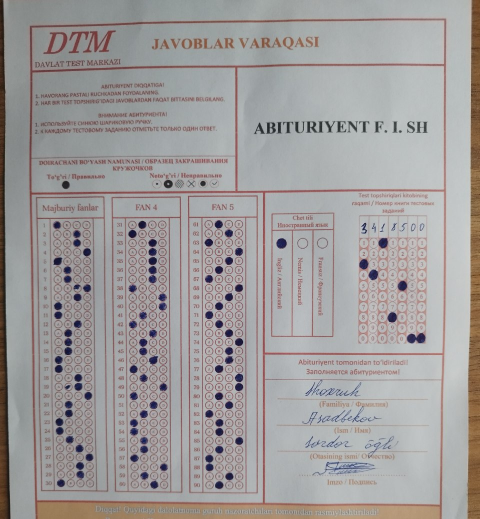
#> input picture documents/file_2.jpg, 959 x 1037 px, found by its file name (shown at 1/2 size)
$ python -i read_answer.py   (imports and definitions only)
#> lines starting #> are read from the running program, lines starting #| are printed output that depends on the picture; after the words box and inside, x2 and y2 are one past the last pixel; in counts of white or black regions, pixels touching at a corner belong together
### handlers/users/answer_sheet/functions/helper.py
import cv2
import numpy as np


# finding approximate contours
def get_rect_cnts(contours):
    rect_cnts = []
    for cnt in contours:
        # approximate the contour
        peri = cv2.arcLength(cnt, True)
        approx = cv2.approxPolyDP(cnt, 0.02 * peri, True)
        # if the approximated contour is a rectangle ...
        if len(approx) == 4:
            # append it to our list
            rect_cnts.append(approx)
    # sort the contours from biggest to smallest
    rect_cnts = sorted(rect_cnts, key=cv2.contourArea, reverse=True)

    return rect_cnts


white = (255, 255, 255)


# Define a function to create a mask for a given contour
def create_contour_mask(image_shape, contour):
        mask = np.zeros(image_shape[:2], dtype=np.uint8)
        cv2.drawContours(mask, [contour], -1, white, -1)
        return mask


# the function to view the results of the read image
# [9 lines left out: function show_images, not called in this run]


# Sort the read answers by y coordinate from 1-30
def answers(find_y_coords):
    find_answer_numbers = []
    for find_y_coord in find_y_coords:
        if 60 < find_y_coord['Center'][1] < 80:
            answer = {1: find_y_coord['Answer Option']}
            find_answer_numbers.append(answer)
        elif 85 < find_y_coord['Center'][1] < 110:
            answer = {2: find_y_coord['Answer Option']}
            find_answer_numbers.append(answer)
        elif 115 < find_y_coord['Center'][1] < 135:
            answer = {3: find_y_coord['Answer Option']}
            find_answer_numbers.append(answer)
        elif 140 < find_y_coord['Center'][1] < 160:
            answer = {4: find_y_coord['Answer Option']}
            find_answer_numbers.append(answer)
        elif 170 < find_y_coord['Center'][1] < 190:
            answer = {5: find_y_coord['Answer Option']}
            find_answer_numbers.append(answer)
        elif 195 < find_y_coord['Center'][1] < 220:
            answer = {6: find_y_coord['Answer Option']}
            find_answer_numbers.append(answer)
        elif 225 < find_y_coord['Center'][1] < 245:
            answer = {7: find_y_coord['Answer Option']}
            find_answer_numbers.append(answer)
        elif 250 < find_y_coord['Center'][1] < 270:
            answer = {8: find_y_coord['Answer Option']}
            find_answer_numbers.append(answer)
        elif 275 < find_y_coord['Center'][1] < 305:
            answer = {9: find_y_coord['Answer Option']}
            find_answer_numbers.append(answer)
        elif 310 < find_y_coord['Center'][1] < 335:
            answer = {10: find_y_coord['Answer Option']}
            find_answer_numbers.append(answer)
        elif 335 < find_y_coord['Center'][1] < 360:
            answer = {11: find_y_coord['Answer Option']}
            find_answer_numbers.append(answer)
        elif 365 < find_y_coord['Center'][1] < 390:
            answer = {12: find_y_coord['Answer Option']}
            find_answer_numbers.append(answer)
        elif 390 < find_y_coord['Center'][1] < 415:
            answer = {13: find_y_coord['Answer Option']}
            find_answer_numbers.append(answer)
        elif 420 < find_y_coord['Center'][1] < 445:
            answer = {14: find_y_coord['Answer Option']}
            find_answer_numbers.append(answer)
        elif 450 < find_y_coord['Center'][1] < 475:
            answer = {15: find_y_coord['Answer Option']}
            find_answer_numbers.append(answer)
        elif 475 < find_y_coord['Center'][1] < 500:
            answer = {16: find_y_coord['Answer Option']}
            find_answer_numbers.append(answer)
        elif 505 < find_y_coord['Center'][1] < 525:
            answer = {17: find_y_coord['Answer Option']}
            find_answer_numbers.append(answer)
        elif 530 < find_y_coord['Center'][1] < 555:
            answer = {18: find_y_coord['Answer Option']}
            find_answer_numbers.append(answer)
        elif 555 < find_y_coord['Center'][1] < 580:
            answer = {19: find_y_coord['Answer Option']}
            find_answer_numbers.append(answer)
        elif 585 < find_y_coord['Center'][1] < 615:
            answer = {20: find_y_coord['Answer Option']}
            find_answer_numbers.append(answer)
        elif 615 < find_y_coord['Center'][1] < 640:
            answer = {21: find_y_coord['Answer Option']}
            find_answer_numbers.append(answer)
        elif 645 < find_y_coord['Center'][1] < 665:
            answer = {22: find_y_coord['Answer Option']}
            find_answer_numbers.append(answer)
        elif 670 < find_y_coord['Center'][1] < 695:
            answer = {23: find_y_coord['Answer Option']}
            find_answer_numbers.append(answer)
        elif 700 < find_y_coord['Center'][1] < 725:
            answer = {24: find_y_coord['Answer Option']}
            find_answer_numbers.append(answer)
        elif 725 < find_y_coord['Center'][1] < 755:
            answer = {25: find_y_coord['Answer Option']}
            find_answer_numbers.append(answer)
        elif 755 < find_y_coord['Center'][1] < 780:
            answer = {26: find_y_coord['Answer Option']}
            find_answer_numbers.append(answer)
        elif 785 < find_y_coord['Center'][1] < 815:
            answer = {27: find_y_coord['Answer Option']}
            find_answer_numbers.append(answer)
        elif 815 < find_y_coord['Center'][1] < 840:
            answer = {28: find_y_coord['Answer Option']}
            find_answer_numbers.append(answer)
        elif 840 < find_y_coord['Center'][1] < 865:
            answer = {29: find_y_coord['Answer Option']}
            find_answer_numbers.append(answer)
        elif 865 < find_y_coord['Center'][1] < 900:
            answer = {30: find_y_coord['Answer Option']}
            find_answer_numbers.append(answer)
        else:
            find_answer_numbers.append(' * ')
    return find_answer_numbers


# put * for answers not found and broken answers
def replace_with_asterisk(answers_):
    all_numbers = set(range(1, 31))

    answered_numbers = {list(answer.keys())[0] for answer in answers_}

    missing_numbers = all_numbers - answered_numbers

    for num in missing_numbers:
        answers_.append({num: '*'})

    sorted_answers = sorted(answers_, key=lambda x: list(x.keys())[0])
    return sorted_answers


# delete if multiple answers are marked for one question
def remove_duplicates(sorted_answers):
    duplicated_keys = [list(answer.keys())[0] for answer in sorted_answers]
    unique_keys = set(key for key in duplicated_keys if duplicated_keys.count(key) > 1)

    unique_answers = [answer for answer in sorted_answers if list(answer.keys())[0] not in unique_keys]

    return unique_answers

### handlers/users/answer_sheet/functions/find_book_number.py
import numpy as np
import cv2
from .helper import get_rect_cnts, create_contour_mask, show_images


def find_book_number(image):
    # find contours on the document
    gray_doc = cv2.cvtColor(image, cv2.COLOR_BGR2GRAY)
    blur_doc = cv2.GaussianBlur(gray_doc, (5, 5), 0)
    edge_doc = cv2.Canny(blur_doc, 10, 70)
    contours, _ = cv2.findContours(edge_doc, cv2.RETR_EXTERNAL, cv2.CHAIN_APPROX_SIMPLE)

    # finding approximate contours
    rect_cnts = get_rect_cnts(contours)

    # find book_num_contours
    find_book_num_cnt = rect_cnts[0]

    # Now, use the sorted contours to extract the cut-out regions
    cut_book_number = cv2.bitwise_and(image, image,  mask=create_contour_mask(image.shape, find_book_num_cnt))

    # show_images(['Cut Out findbook number'], [cut_book_number])

    # cooredinates of the biggest contour
    # I added 4 and 10 pixels to x and y, and removed 4 pixels from x_W and y_H to make
    # sure we are inside the contour and not take the border of the biggest contour
    x, y = find_book_num_cnt[0][0][0] + 4, find_book_num_cnt[0][0][1] + 10
    x_w, y_h = find_book_num_cnt[2][0][0] - 4, find_book_num_cnt[2][0][1] - 4

    # Use the adjusted coordinates for cropping the regions
    cut_book_number = cut_book_number[y:y_h, x:x_w]

    # Load the image of the DTM book number
    book_num_img = cut_book_number

    try:
        if not book_num_img.size == 0:
            book_num_img = cv2.resize(book_num_img, (250, 500))
            # Convert the book_num_img to grayscale
            gray_book_num_img = cv2.cvtColor(book_num_img, cv2.COLOR_BGR2GRAY)

            # Apply histogram equalization
            equalized_book_num_img = cv2.equalizeHist(gray_book_num_img)

            # Merge the equalized image back to the original color format
            equalized_book_num_img = cv2.merge([equalized_book_num_img, equalized_book_num_img, equalized_book_num_img])

            # Display the image with detected circles and enhanced contrast
            # cv2.imshow('Equalized Image', equalized_book_num_img)
            cv2.waitKey(0)
            cv2.destroyAllWindows()
        else:
            return '0000000'
    except UnboundLocalError:
        return '0000000'

    # Use Hough Circle Transform to detect circles
    circles = cv2.HoughCircles(
        gray_book_num_img,
        cv2.HOUGH_GRADIENT,
        dp=10.5,
        minDist=20,
        param1=50,
        param2=30,
        minRadius=10,
        maxRadius=20
    )

    # save some data
    circle_info = []
    find_y_coords = []

    # Define the y-coordinate threshold
    y_threshold = 70

    # Draw circles on the original image and collect information
    if circles is not None:
        circles = np.uint16(np.around(circles))
        for i in circles[0, :]:
            # Get the coordinates and radius
            center = (i[0], i[1])
            radius = i[2]

            # Check if the circle's center is below the y-coordinate threshold
            if center[1] > y_threshold:
                # Ensure the ROI is within the image boundaries
                roi_top = max(i[1] - radius, 0)
                roi_bottom = min(i[1] + radius, book_num_img.shape[0])
                roi_left = max(i[0] - radius, 0)
                roi_right = min(i[0] + radius, book_num_img.shape[1])

                # Extract the region of interest (ROI) for the current circle
                roi = book_num_img[roi_top:roi_bottom, roi_left:roi_right]

                # Check if the ROI is not empty before calculating the mean
                if roi.size > 0:
                    # Calculate the mean color of the ROI
                    mean_color = np.mean(roi, axis=(0, 1))

                    # Check if the mean color is close to black (adjust the threshold as needed)
                    if mean_color[0] < 100 and mean_color[1] < 100 and mean_color[2] < 100:
                        # Determine the answer option based on the x-coordinate of the center
                        if 80 < center[1] < 120:
                            option = '1'
                        elif 120 < center[1] < 160:
                            option = '2'
                        elif 160 < center[1] < 200:
                            option = '3'
                        elif 200 < center[1] < 245:
                            option = '4'
                        elif 245 < center[1] < 290:
                            option = '5'
                        elif 290 < center[1] < 330:
                            option = '6'
                        elif 330 < center[1] < 370:
                            option = '7'
                        elif 370 < center[1] < 410:
                            option = '8'
                        elif 410 < center[1] < 455:
                            option = '9'
                        elif 455 < center[1] < 500:
                            option = '0'
                        else:
                            option = None

                        # Collect information about the circle and its corresponding answer option
                        circle_info.append({"Center": center, "Radius": radius, "Answer Option": option})
                        # Draw the circle on a copy of the original image
                        cv2.circle(book_num_img, center, radius, (0, 255, 0), 2)  # Green circles
                        cv2.circle(book_num_img, center, 2, (0, 0, 255), 3)  # Red center dots
    # Sort the circle_info based on x-coordinate
    sorted_circle_info = sorted(circle_info, key=lambda x: x['Center'][0])

    book_number = ''
    data = 'No result'
    try:
        for i in range(len(sorted_circle_info)):
            book_number += sorted_circle_info[i]['Answer Option']
        data = book_number
    except:
        return data

    return data

### handlers/users/answer_sheet/functions/read_answer.py
import numpy as np
import cv2
from imutils.perspective import four_point_transform
from .helper import answers, remove_duplicates, replace_with_asterisk, show_images, get_rect_cnts, create_contour_mask
from .find_book_number import find_book_number


def answer_sheet(image_file):
#> called with image_file = '../../../../documents/file_2.jpg'
    try:
        # declare some variables
        height = 800
        width = 600
        green = (0, 255, 0)
        red = (0, 0, 255)
        white = (255, 255, 255)

        # image path
        img_path = f'/home/nazarbek/Portfolio/Check-answer-sheet/{image_file}'

        # image imread and resize
        img = cv2.imread(img_path)
#> img is the input picture: shape (1037, 959, 3); mean B, G, R 156.3, 156.4, 160
        img = cv2.resize(img, (width, height))
#> img: shape (800, 600, 3)

        # convert the image to grayscale and equalize the brightness
        gray_img = cv2.cvtColor(img, cv2.COLOR_BGR2GRAY)
        clahe = cv2.createCLAHE(clipLimit=2.0, tileGridSize=(8, 8))
        equalized_img = clahe.apply(gray_img)

        # save 2 sample images
        img_copy = img.copy()

        # to blur the image and detect edges
        blur_img = cv2.GaussianBlur(equalized_img, (5, 5), 0)
        edge_img = cv2.Canny(blur_img, 10, 70)
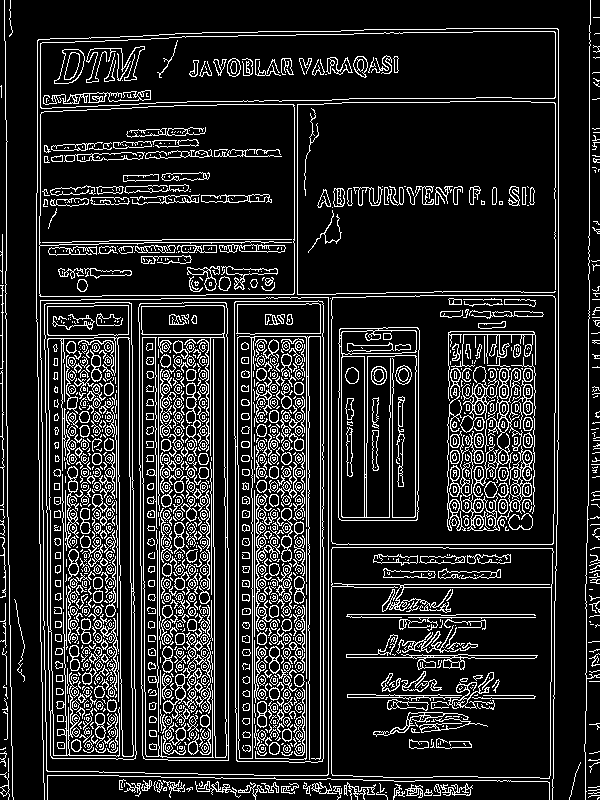
#> edge_img: shape (800, 600); 15% white in thin lines or dots

        # find the contours in the image
        contours, _ = cv2.findContours(edge_img, cv2.RETR_LIST, cv2.CHAIN_APPROX_NONE)
#> contours = 2759 contours, 1787 with area under 20; largest, box (x1, y1, x2, y2) and area: (40, 297, 329, 776) 135410, (40, 297, 329, 776) 135406, (331, 295, 556, 545) 55475, (331, 295, 556, 545) 55472, (331, 547, 554, 779) 50322

        # draw the contours
        cv2.drawContours(img, contours, -1, green, 1)
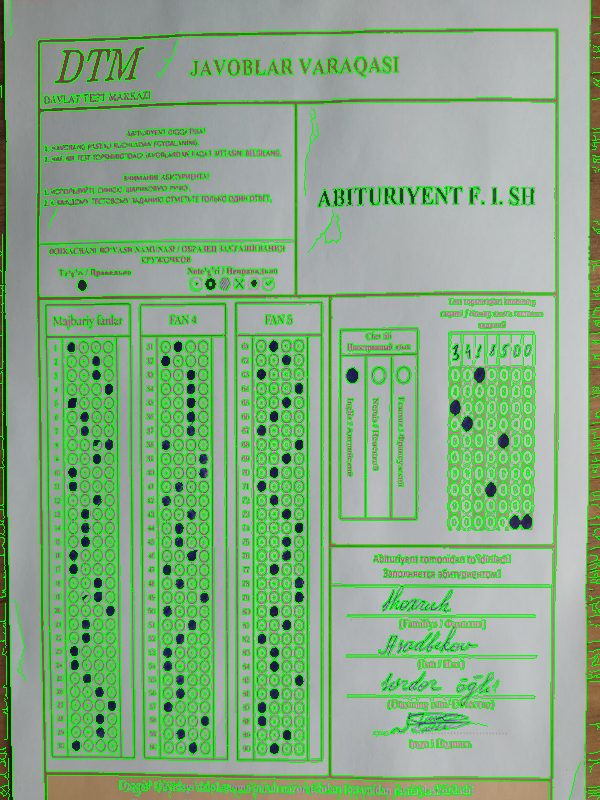
#> img: shape (800, 600, 3); mean B, G, R 133.9, 172.3, 136
        # show_images(['image'], [img])

        rect_cnts = get_rect_cnts(contours)
#> the loop in get_rect_cnts, `for cnt in contours:` made 2759 passes
#> peri on passes 4 to 6: 11.07, 19.9, 24.49
#> after the loop in get_rect_cnts, `for cnt in contours:`: rect_cnts = 212 contours, 175 with area under 20; largest, box (x1, y1, x2, y2) and area: (40, 297, 329, 775) 134853, (40, 297, 329, 774) 134100, (332, 296, 555, 545) 54587, (331, 297, 556, 545) 54151, (332, 547, 553, 779) 50040
        # warp perspective to get the top-down view of the document
        document = four_point_transform(img_copy, rect_cnts[0].reshape(4, 2))
        document1 = four_point_transform(img_copy, rect_cnts[2].reshape(4, 2))

        # marked answers and test book number contour pictures
        doc_copy = document.copy()
        book_num_image = document1.copy()

        # find book number
        """
            Through this function we can read the
            'Test Book Number' in the answer sheet.
        """
        find_book_num = find_book_number(book_num_image)
#> in find_book_number, `edge_doc = cv2.Canny(blur_doc, 10, 70)`:
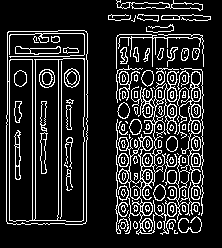
#> edge_doc: shape (248, 222); 15.7% white in thin lines or dots, all inside (x1, y1, x2, y2) = (6, 0, 211, 235)
#> in find_book_number, `contours, _ = cv2.findContours(edge_doc, cv2.RETR_EXTERNAL, cv2.CHAIN_..`: contours = 76 contours, 46 with area under 20; largest, box (x1, y1, x2, y2) and area: (6, 30, 88, 225) 15426, (118, 71, 179, 235) 2325, (153, 68, 204, 235) 653, (116, 0, 203, 11) 380, (177, 71, 201, 139) 360
#> the loop in get_rect_cnts (call 2), `for cnt in contours:` made 76 passes
#> peri on passes 1 to 8: 14.24, 19.66, 19.66, 19.07, 19.66, 19.07, 54.53, 153.4
#> after the loop in get_rect_cnts (call 2), `for cnt in contours:`: rect_cnts = 6 contours, 4 with area under 20; largest, box (x1, y1, x2, y2) and area: (7, 30, 87, 224) 14900, (162, 69, 203, 235) 1575
#> in find_book_number, `find_book_num_cnt = rect_cnts[0]`: find_book_num_cnt = [[84, 30], [7, 32], [7, 223], [86, 221]]
#> in find_book_number, `cut_book_number = cv2.bitwise_and(image, image,  mask=create_contour_m..`:
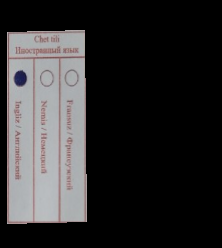
#> cut_book_number: shape (248, 222, 3); mean B, G, R 46.2, 45.6, 46.7
#> in find_book_number, `x, y = find_book_num_cnt[0][0][0] + 4, find_book_num_cnt[0][0][1] + 10`: x = 88; y = 40
#> in find_book_number, `x_w, y_h = find_book_num_cnt[2][0][0] - 4, find_book_num_cnt[2][0][1] ..`: x_w = 3; y_h = 219
#> in find_book_number, `cut_book_number = cut_book_number[y:y_h, x:x_w]`: cut_book_number = empty array
#> find_book_num = '0000000'
        print(f'Test kitob raqami: {find_book_num}')
#| Test kitob raqami: 0000000

        cv2.drawContours(img_copy, rect_cnts, -1, green, 1)
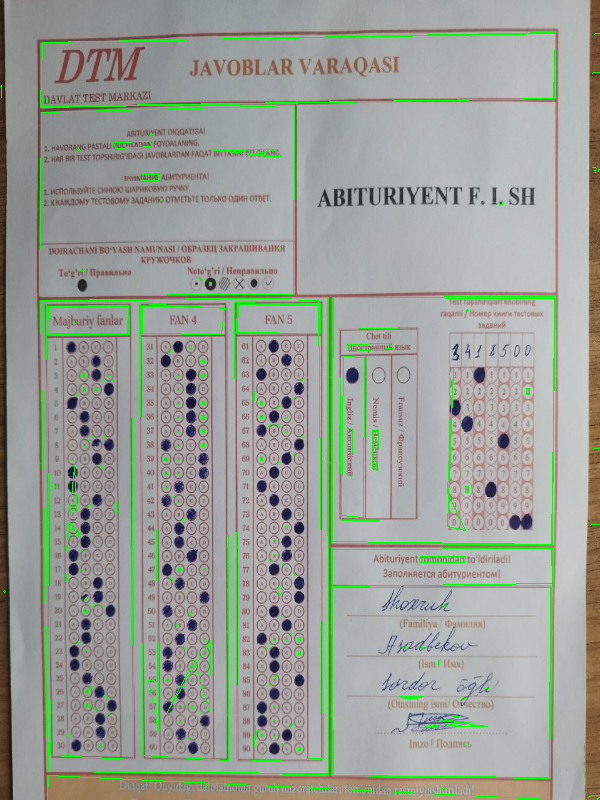
#> img_copy: shape (800, 600, 3); mean B, G, R 150.9, 160, 154.2
        # show_images(['image', 'document'], [img_copy, document])

        # find contours on the document
        gray_doc = cv2.cvtColor(document, cv2.COLOR_BGR2GRAY)
#> gray_doc: shape (477, 288)
        blur_doc = cv2.GaussianBlur(gray_doc, (5, 5), 0)
#> blur_doc: shape (477, 288)
        edge_doc = cv2.Canny(blur_doc, 10, 70)
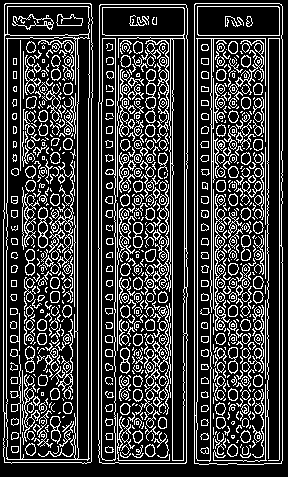
#> edge_doc: shape (477, 288); 23.5% white in thin lines or dots
        contours, _ = cv2.findContours(edge_doc, cv2.RETR_EXTERNAL, cv2.CHAIN_APPROX_SIMPLE)
#> contours = 3 contours; box (x1, y1, x2, y2) and area: (98, 4, 188, 464) 40452, (194, 3, 283, 465) 40449, (3, 3, 93, 464) 40202

        # finding approximate contours
        rect_cnts = get_rect_cnts(contours)
#> after the loop in get_rect_cnts (call 3), `for cnt in contours:`: rect_cnts = 3 contours; box (x1, y1, x2, y2) and area: (194, 3, 283, 464) 39891, (98, 4, 188, 464) 39508, (4, 3, 92, 464) 38559

        # outline of the biggest
        biggest_cnt = rect_cnts[0]
#> biggest_cnt = [[195, 3], [194, 463], [281, 463], [282, 6]]
        # outline of the middle
        middle_cnt = rect_cnts[2]
#> middle_cnt = [[5, 3], [4, 462], [86, 463], [91, 4]]
        # outline of the grade
        grade_cnt = rect_cnts[1]
#> grade_cnt = [[100, 4], [98, 457], [185, 463], [187, 8]]

        # Extract x-coordinates from the contours
        x1 = biggest_cnt[0][0][0]
#> x1 = 195
        x2 = middle_cnt[0][0][0]
#> x2 = 5
        x3 = grade_cnt[0][0][0]
#> x3 = 100

        # Create a list of tuples with the x-coordinates and contours
        contours_with_x = [(x1, biggest_cnt), (x2, middle_cnt), (x3, grade_cnt)]
#> contours_with_x = [(195, [[195, 3], [194, 463], [281, 463], [282, 6]]), (5, [[5, 3], [4, 462], [86, 463], [91, 4]]), (100, [[100, 4], [98, 457], [185, 463], [187, 8]])]

        # Sort the list based on x-coordinates
        contours_with_x = sorted(contours_with_x, key=lambda x: x[0])
#> contours_with_x = [(5, [[5, 3], [4, 462], [86, 463], [91, 4]]), (100, [[100, 4], [98, 457], [185, 463], [187, 8]]), (195, [[195, 3], [194, 463], [281, 463], [282, 6]])]

        # Reassign the sorted contours
        biggest_cnt = contours_with_x[0][1]
#> biggest_cnt = [[5, 3], [4, 462], [86, 463], [91, 4]]
        middle_cnt = contours_with_x[1][1]
#> middle_cnt = [[100, 4], [98, 457], [185, 463], [187, 8]]
        grade_cnt = contours_with_x[2][1]
#> grade_cnt = [[195, 3], [194, 463], [281, 463], [282, 6]]

        # Now, use the sorted contours to extract the cut-out regions
        cut_out_biggest = cv2.bitwise_and(document, document, mask=create_contour_mask(document.shape, biggest_cnt))
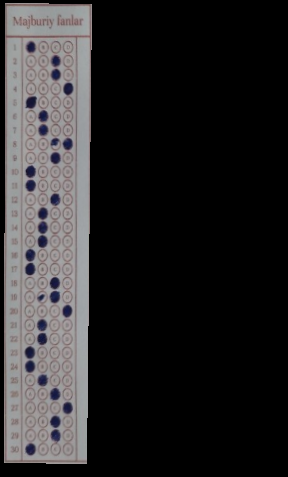
#> cut_out_biggest: shape (477, 288, 3); mean B, G, R 40, 39.1, 40.4
        cut_out_middle = cv2.bitwise_and(document, document, mask=create_contour_mask(document.shape, middle_cnt))
#> (the rest of the program and of its run is left out)
